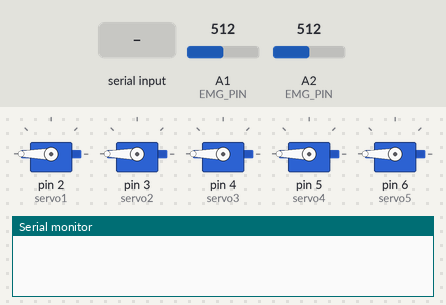
The sketch below on a simulated Arduino Uno, built with avr-gcc and run on an emulated ATmega328P. Parts: 5 × servo, the last lines printed to the serial monitor. The inputs (shaded band) are chosen by the test bench; at power-on: A1 (EMG_PIN) = 512, A2 (EMG_PIN) = 512.

Above: at 7.0 s.
7.1 s: "a" received over Serial
9.6 s: "b" received over Serial
12.6 s: A1 (EMG_PIN) set to 499
At 14.0 s:
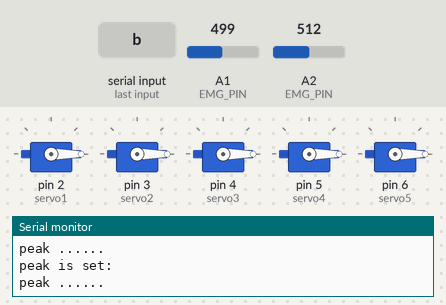
14.6 s: A1 (EMG_PIN) set to 716
At 16.5 s:
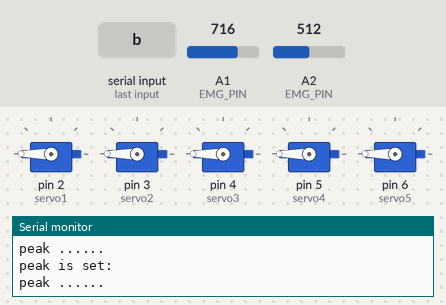
Timing chart, 0 to 17.7 s (numbered marks = the images above; inputs shaded):
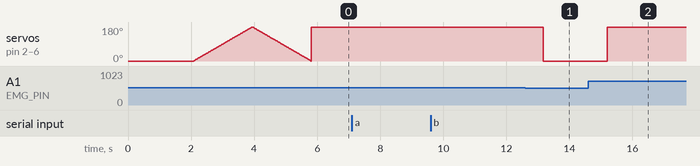

Measured:
- the behaviour switches between 512 and 511 on A1 (EMG_PIN) (found by bisection; images 0 and 1)
- after the input at 12.6 s, servo on pin 2 (servo1), servo on pin 3 (servo2), servo on pin 4 (servo3), servo on pin 5 (servo4), servo on pin 6 (servo5): 180° → 0° after 0.58 s
- after the input at 14.6 s, servo on pin 2 (servo1), servo on pin 3 (servo2), servo on pin 4 (servo3), servo on pin 5 (servo4), servo on pin 6 (servo5): 0° → 180° after 0.60 s

The sketch:

firmware.ino
```cpp
#include <SoftwareSerial.h>

#include "Action.h"
#include "ISensor.h"
#include "IActuator.h"
#include "BaseEmgSensor.h"
#include "MotorActuator.h"
#include "Myoware.h"


ISensor   *sensor   = new BaseEMGSensor();
ISensor   *sensor2  = new Myoware();
IActuator *actuator = new MotorActuator();

char state =0;


void setup() {
  // put your setup code here, to run once:
  //callinf functions of first emg sensor
  sensor->start();
  sensor-> meanabsolutevalue();
  sensor-> meanvalueslope();
  sensor-> willisonamplitude();
  sensor-> variance();
  sensor-> zerocrossing();
  sensor-> waveformlength();
  sensor-> slopesignchange();
//caling functions of second emg sensor
  sensor2->calibrateStep1();
  sensor2->calibrateStep2();
  sensor2-> meanabsolutevalue();
  sensor2-> meanvalueslope();
  sensor2-> willisonamplitude();
  sensor2-> variance();
  sensor2-> zerocrossing();
  sensor2-> waveformlength();
  sensor2-> slopesignchange();

  actuator->start();
  actuator->calibrate();

}

void loop()
{
  // put your main code here, to run repeatedly:
if(Serial.available()>0){
    state = Serial.read();
  }

  if(state == 'a')   // trial method to control via bluetooth command
 { Serial.println("threshold.... ");
  sensor->calibrateStep1();
   Serial.println("threshold is set");

 }

 if(state == 'b')
 {
   Serial.println("peak ......");
   sensor->calibrateStep2();
   Serial.println("peak is set:");
 }


  Action action = NONE;

  action = sensor->get_action();
  actuator->perform_action(action);
}
```

Action.h
```cpp
#ifndef ACTION_H
#define ACTION_H

enum Action
{
  NONE,
  FOLD_ALL_FINGERS,
  OPEN_ALL_FINGERS,
  FOLD_INDEX_FINGER,
  FOLD_MIDDLE_FINGER,
  FOLD_RING_FINGER,
  FOLD_LITTLE_FINGER,
  FOLD_THUMB,
  POINT_INDEX_FINGER
};

#endif
```

BaseEmgSensor.h
```cpp
#ifndef BASE_EMG_SENSOR_H
#define BASE_EMG_SENSOR_H

#include "ISensor.h"
#include "Action.h"

#define WINDOW_SIZE (100)
#define BAUD_RATE (9600)
#define DELAY_MS (10)

class BaseEMGSensor : public ISensor
{

    const int EMG_PIN   = A1;

    float mThreshold = 0.0f;
    float mPeak      = 0.0f;

    public:

      void start()
      {
        Serial.begin(BAUD_RATE);
        int sensorValue = analogRead(A0);
      }

      void calibrateStep1()
      {
        //Locals
        float values[WINDOW_SIZE];
        double sum = 0.0f;

        for(int i=0; i < WINDOW_SIZE; ++i)  //to find the average of emg values at rest
        {
          values[i] = analogRead(EMG_PIN);
          sum += values[i];
          delay(DELAY_MS);
        }

        mThreshold = sum/WINDOW_SIZE;
      }

      void calibrateStep2()
      {
        //Locals
        float peaks[WINDOW_SIZE];

        for(int i=0; i<WINDOW_SIZE; ++i)   //to find the peak emg value
        {
          peaks[i] = analogRead(EMG_PIN);
          mPeak = peaks[i] > mPeak ? peaks[i] : mPeak;
          delay(DELAY_MS);
        }
      }
      void meanabsolutevalue() //MAV
      {
        float values[WINDOW_SIZE];
        float VAL[WINDOW_SIZE];
        double sum = 0.0f; //absolute value
        double N= WINDOW_SIZE;   //no of emg data
        int n;
        float MAV=0.0f;

            for(int i=1; i<=WINDOW_SIZE ; i++)
                {
                  values[i] = analogRead(EMG_PIN);
                  VAL[n]= abs(values[i]);
                  sum += VAL[n];
                }
                  MAV= abs(sum/N) ; //to find absolute mean value of emg data

      }

      void meanvalueslope()
      {
        float values[WINDOW_SIZE];
        double D = 0.0f;
        float VAL[WINDOW_SIZE];
        int n;

            for(int i=1; i<= WINDOW_SIZE; i++)
            {
              values[i]= analogRead(EMG_PIN);
              VAL[n]= abs(values[i]);
              D = VAL[n+1] - VAL[n];
              double DELTA = abs(D);

            }
      }

      void willisonamplitude()
      {
        float WAMP = 0.0f;
        float alpha = 0.0f;
        float values[WINDOW_SIZE];
        int count=0;
        float mThreshold;

            for(int i=1; i<= WINDOW_SIZE ; i++)
            {
              alpha = abs(mThreshold) - abs(values[i]);
              if(alpha<0)
              count++;
            }
             WAMP= count;
        }

        void variance()
        {
          float values[WINDOW_SIZE];
          float VAR = 0.0f;
          float sigma = 0.0f;
          double sum=0.0f;
          double N = WINDOW_SIZE-1 ;

            for(int i=1; i<=WINDOW_SIZE; i++)
             {
               sum += values[i];
             }
             sigma = sum*sum;
             VAR= sigma/N;

        }

        void zerocrossing()
        {
          float values[WINDOW_SIZE];
          float signum = 0.0f;
          double diff=0.0f;
          double mul=0.0f;
          int count = 0;

              for(int i=1; i<WINDOW_SIZE; i++)
              {
                diff = abs(values[i]-values[i+1]);
                mul = (-values[i] * values[i+1]);
                    /*  int sgn(double mul)
                      {
                         return(mul>0)?1 : ((mul<0)?0 : 0) ;
                      }*/

                  if(mul>0 && diff > mThreshold)
                  {
                    count++ ;
                  }
              }

          }

          void waveformlength()
          {
            float values[WINDOW_SIZE];
            double length=0;
            double WAVELENGTH=0;
            for(int i=0; i<WINDOW_SIZE; i++)
            {
              length = abs(values[i]-values[i-1]);
              WAVELENGTH+= length;
            }

          }

          void slopesignchange()
          {
            float values[WINDOW_SIZE];
            double slope=0;
            double SIGN=0;

              for(int i=1; i<=WINDOW_SIZE-1; i++)
              {
                  if(values[i] < values[i+1] && values[i] < values[i-1] || values[i] > values[i+1] && values[i]> values[i-1] )
                  {
                    slope++ ;
                  }
              }
                  SIGN = slope;
          }


      Action get_action()
      {
        //Locals
        float value = 0.0f;
        Action action = NONE;

        value = analogRead(EMG_PIN);

        if(value >= mThreshold)
        {
          action = FOLD_ALL_FINGERS;
        }
        else
        {
          action = OPEN_ALL_FINGERS;
        }

        return action;
      }

      void finish()
      {

      }

};

#endif
```

IActuator.h
```cpp
#ifndef IACTUATOR_H
#define IACTUATOR_H

#include "Action.h"

class IActuator
{
	public:
		virtual void start()=0;
		virtual void calibrate()=0;
		virtual void perform_action(Action obj)=0;
		virtual void finish()=0;
};
#endif
```

ISensor.h
```cpp
#ifndef ISENSOR_H
#define ISENSOR_H

#include "Action.h"

class ISensor
{
	public:
		virtual void   start()=0;
		virtual void   calibrateStep1()=0;
		virtual void   calibrateStep2()=0;
	  	virtual void   meanabsolutevalue()=0;
		virtual void   meanvalueslope()=0;
		virtual void   willisonamplitude()=0;
		virtual void   variance()=0;
		virtual void   zerocrossing()=0;
		virtual void   waveformlength()=0;
		virtual void   slopesignchange()=0;
		virtual Action get_action()=0;
		virtual void   finish()=0;
};
#endif
```

MotorActuator.h
```cpp
#ifndef MOTOR_ACTUATOR_H
#define MOTOR_ACTUATOR_H

#include "IActuator.h"
#include <Servo.h>

class MotorActuator : public IActuator
{
  const int MAX_POSITION = 180;
  const int MIN_POSITION = 0;

  Servo servo1; //Index finger
  Servo servo2; //Middle finger
  Servo servo3; //Ring finger
  Servo servo4; //Tiny finger
  Servo servo5; //Thumb finger

  void SetAllServos(int val)
  {
    servo1.write(val);
    servo2.write(val);
    servo3.write(val);
    servo4.write(val);
    servo5.write(val);
  }
  void PointIndexFinger(int val)
  {
    servo1.write(0);
    servo2.write(val);
    servo3.write(val);
    servo4.write(val);
    servo5.write(val);


  }

  public:
    void start()
    {
      servo1.attach(2);
      servo2.attach(3);
      servo3.attach(4);
      servo4.attach(5);
      servo5.attach(6);
    }

    void calibrate()
    {
      for(int pos= MIN_POSITION; pos<=MAX_POSITION ; pos++)
      {
        SetAllServos(pos);  //move all servo from min to max sweep possible
        delay(DELAY_MS);
      }

      for(int pos=MAX_POSITION; pos>=MIN_POSITION; pos--)
      {
        SetAllServos(pos);  //move all servo back to original position
        delay(DELAY_MS);
      }
    }

    void perform_action(Action obj)
    {
      switch (obj)
      {
        case FOLD_ALL_FINGERS:
          SetAllServos(MAX_POSITION);
          break;
        case OPEN_ALL_FINGERS:
          SetAllServos(MIN_POSITION);
          break;
        case POINT_INDEX_FINGER:
        PointIndexFinger(MAX_POSITION);
          break;
        default:
          break;
      }
    }

    void finish()
    {

    }
};
#endif
```

Myoware.h
```cpp
#ifndef MYO_WARE_H
#define MYO_WARE_H

#include "ISensor.h"
#include "Action.h"

#define WINDOW_SIZE (100)
#define BAUD_RATE (9600)
#define DELAY_MS (10)

class Myoware : public ISensor
{

    const int EMG_PIN   = A2;

    float mThreshold = 0.0f;
    float mPeak      = 0.0f;

    public:

      void start()
      {
        Serial.begin(BAUD_RATE);
        int sensorValue = analogRead(A0);
      }

      void calibrateStep1()
      {
        //Locals
        float values[WINDOW_SIZE];
        double sum = 0.0f;

        for(int i=0; i < WINDOW_SIZE; ++i)  //to find the average of emg values at rest
        {
          values[i] = analogRead(EMG_PIN);
          sum += values[i];
          delay(DELAY_MS);
        }

        mThreshold = sum/WINDOW_SIZE;
      }

      void calibrateStep2()
      {
        //Locals
        float peaks[WINDOW_SIZE];

        for(int i=0; i<WINDOW_SIZE; ++i)   //to find the peak emg value
        {
          peaks[i] = analogRead(EMG_PIN);
          mPeak = peaks[i] > mPeak ? peaks[i] : mPeak;
          delay(DELAY_MS);
        }
      }
      void meanabsolutevalue() //MAV
      {
        float values[WINDOW_SIZE];
        float VAL[WINDOW_SIZE];
        double sum = 0.0f; //absolute value
        double N= WINDOW_SIZE;   //no of emg data
        int n;
        float MAV=0.0f;

            for(int i=1; i<=WINDOW_SIZE ; i++)
                {
                  values[i] = analogRead(EMG_PIN);
                  VAL[n]= abs(values[i]);
                  sum += VAL[n];
                }
                  MAV= abs(sum/N) ; //to find absolute mean value of emg data

      }

      void meanvalueslope()
      {
        float values[WINDOW_SIZE];
        double D = 0.0f;
        float VAL[WINDOW_SIZE];
        int n;

            for(int i=1; i<= WINDOW_SIZE; i++)
            {
              values[i]= analogRead(EMG_PIN);
              VAL[n]= abs(values[i]);
              D = VAL[n+1] - VAL[n];
              double DELTA = abs(D);

            }
      }

      void willisonamplitude()
      {
        float WAMP = 0.0f;
        float alpha = 0.0f;
        float values[WINDOW_SIZE];
        int count=0;
        float mThreshold;

            for(int i=1; i<= WINDOW_SIZE ; i++)
            {
              alpha = abs(mThreshold) - abs(values[i]);
              if(alpha<0)
              count++;
            }
             WAMP= count;
        }

        void variance()
        {
          float values[WINDOW_SIZE];
          float VAR = 0.0f;
          float sigma = 0.0f;
          double sum=0.0f;
          double N = WINDOW_SIZE-1 ;

            for(int i=1; i<=WINDOW_SIZE; i++)
             {
               sum += values[i];
             }
             sigma = sum*sum;
             VAR= sigma/N;

        }

        void zerocrossing()
        {
          float values[WINDOW_SIZE];
          float signum = 0.0f;
          double diff=0.0f;
          double mul=0.0f;
          int count = 0;

              for(int i=1; i<WINDOW_SIZE; i++)
              {
                diff = abs(values[i]-values[i+1]);
                mul = (-values[i] * values[i+1]);
                    /*  int sgn(double mul)
                      {
                         return(mul>0)?1 : ((mul<0)?0 : 0) ;
                      }*/

                  if(mul>0 && diff > mThreshold)
                  {
                    count++ ;
                  }
              }

          }

          void waveformlength()
          {
            float values[WINDOW_SIZE];
            double length=0;
            double WAVELENGTH=0;
            for(int i=0; i<WINDOW_SIZE; i++)
            {
              length = abs(values[i]-values[i-1]);
              WAVELENGTH+= length;
            }

          }

          void slopesignchange()
          {
            float values[WINDOW_SIZE];
            double slope=0;
            double SIGN=0;

              for(int i=1; i<=WINDOW_SIZE-1; i++)
              {
                  if(values[i] < values[i+1] && values[i] < values[i-1] || values[i] > values[i+1] && values[i]> values[i-1] )
                  {
                    slope++ ;
                  }
              }
                  SIGN = slope;
          }


      Action get_action()
      {
        //Locals
        float value = 0.0f;
        Action action = NONE;

        value = analogRead(EMG_PIN);

        if(value >= mThreshold)
        {
          action = FOLD_ALL_FINGERS;
        }
        else
        {
          action = OPEN_ALL_FINGERS;
        }

        return action;
      }

      void finish()
      {

      }

};

#endif
```
